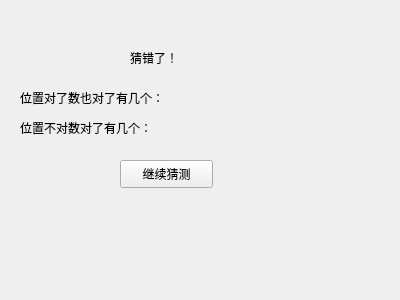
<?xml version="1.0" encoding="UTF-8"?>
<ui version="4.0">
 <class>dialog</class>
 <widget class="QWidget" name="dialog">
  <property name="geometry">
   <rect>
    <x>0</x>
    <y>0</y>
    <width>400</width>
    <height>300</height>
   </rect>
  </property>
  <property name="windowTitle">
   <string>Form</string>
  </property>
  <widget class="QLabel" name="label">
   <property name="geometry">
    <rect>
     <x>130</x>
     <y>50</y>
     <width>72</width>
     <height>15</height>
    </rect>
   </property>
   <property name="text">
    <string>猜错了！</string>
   </property>
  </widget>
  <widget class="QPushButton" name="pushButton">
   <property name="geometry">
    <rect>
     <x>120</x>
     <y>160</y>
     <width>93</width>
     <height>28</height>
    </rect>
   </property>
   <property name="text">
    <string>继续猜测</string>
   </property>
  </widget>
  <widget class="QLabel" name="label_2">
   <property name="geometry">
    <rect>
     <x>20</x>
     <y>90</y>
     <width>211</width>
     <height>16</height>
    </rect>
   </property>
   <property name="text">
    <string>位置对了数也对了有几个：</string>
   </property>
  </widget>
  <widget class="QLabel" name="label_3">
   <property name="geometry">
    <rect>
     <x>20</x>
     <y>120</y>
     <width>181</width>
     <height>16</height>
    </rect>
   </property>
   <property name="text">
    <string>位置不对数对了有几个：</string>
   </property>
  </widget>
  <widget class="QLabel" name="label_4">
   <property name="geometry">
    <rect>
     <x>240</x>
     <y>90</y>
     <width>72</width>
     <height>15</height>
    </rect>
   </property>
   <property name="text">
    <string/>
   </property>
  </widget>
  <widget class="QLabel" name="label_5">
   <property name="geometry">
    <rect>
     <x>240</x>
     <y>120</y>
     <width>72</width>
     <height>15</height>
    </rect>
   </property>
   <property name="text">
    <string/>
   </property>
  </widget>
 </widget>
 <resources/>
 <connections/>
</ui>
